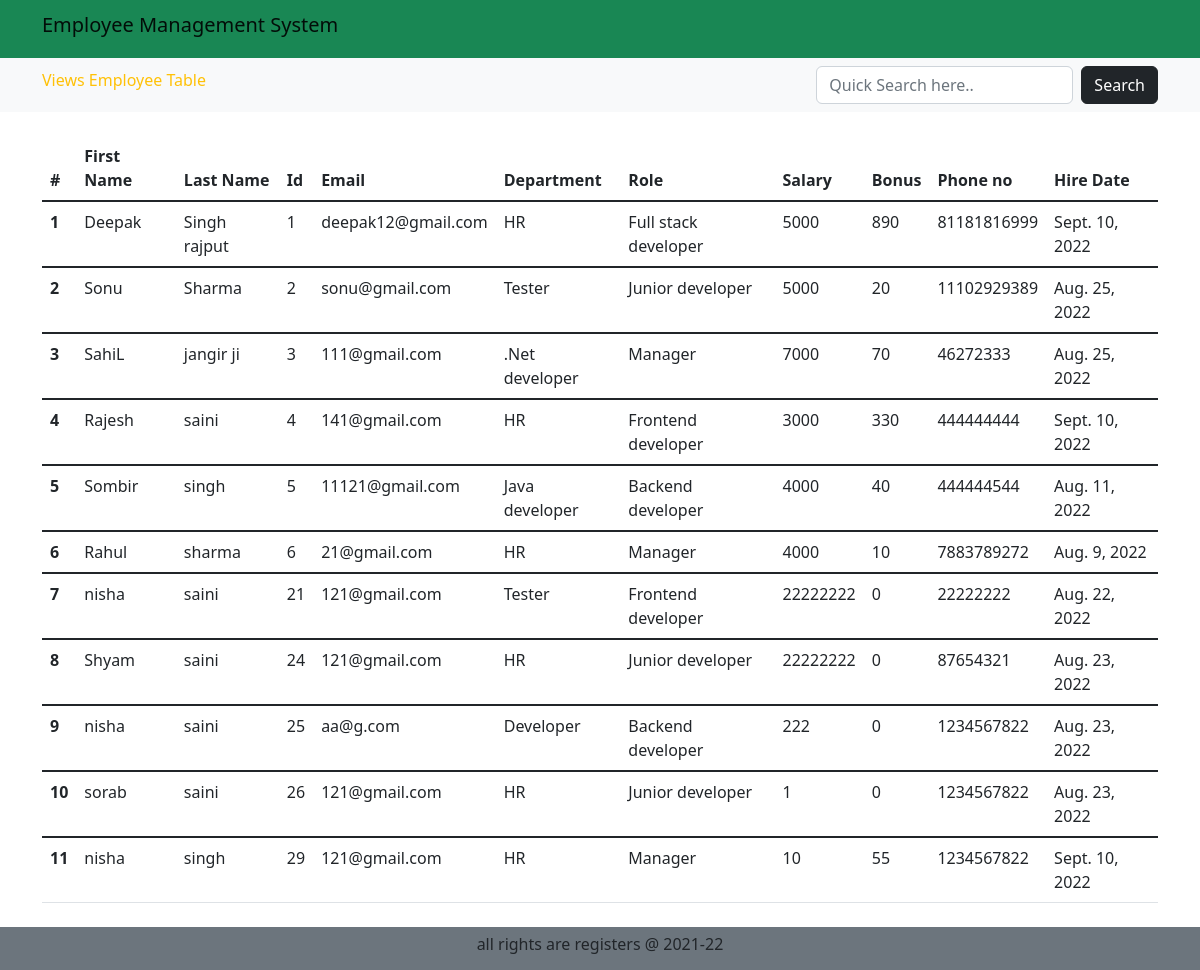
The page /viewEmp on the database its author committed.
### mng_app/models.py (models this page shows, shortened)
class Employee(models.Model):
    emp_id =models.AutoField(primary_key=True)
    first_name = models.CharField(max_length=100,null=False)
    last_name = models.CharField(max_length=100)
    email = models.CharField(max_length=150)
    salary = models.IntegerField(default=0)
    bonus = models.IntegerField(default=0)
    dept = models.ForeignKey(Department, on_delete=models.CASCADE)
    role = models.ForeignKey(Role, on_delete=models.CASCADE)
    phone = models.IntegerField(default=0)
    hire_date = models.DateField()

class Department(models.Model):
    sno =models.AutoField(primary_key=True)
    name = models.CharField(max_length=100,null=False)
    location = models.CharField(max_length=100,)

class Role(models.Model):
    sno =models.AutoField(primary_key=True)
    name = models.CharField(max_length=100,null=False)

### mng_app/views.py (the view)
# urls.py: path('viewEmp', views.viewEmp, name='viewEmp'),
def viewEmp(request):
    emp = Employee.objects.all()
    context = {'emp':emp}
    return render(request,"viewEmp.html",context)

### templates/viewEmp.html (shortened to what this page needs)
{% extends "base.html" %}
{% block heading %} <a href="/viewEmp" class="navbar-brand text-warning"><h6>Views Employee Table</h6></a> {% endblock heading %}
{% block body %}
<div class="container my-4">
  <table class="table">
      <thead>
        <tr>
          <th scope="col">#</th>
          <th scope="col">First Name</th>
          <th scope="col">Last Name</th>
          <th scope="col">Id</th>
          <th scope="col">Email</th>
          <th scope="col">Department</th>
          <th scope="col">Role</th>
          <th scope="col">Salary</th>
          <th scope="col">Bonus</th>
          <th scope="col">Phone no</th>
          <th scope="col">Hire Date</th>
        </tr>
      </thead>
      {% for e in emp %}
      <tbody class="table-group-divider">
        <tr>
          <th scope="row">{{forloop.counter}}</th>
          <td>{{e.first_name}}</td>
          <td>{{e.last_name}}</td>
          <td>{{e.emp_id}}</td>
          <td>{{e.email}}</td>
          <td>{{e.dept.name}}</td>
          <td>{{e.role.name}}</td>
          <td>{{e.salary}}</td>
          <td>{{e.bonus}}</td>
          <td>{{e.phone}}</td>
          <td>{{e.hire_date}}</td>
        </tr>
      </tbody>
      {% endfor %}
    </table>
</div>
{% endblock body%}

### templates/base.html (shortened to what this page needs)
<!doctype html>
<html lang="en">
  <head>
    <link href="https://cdn.jsdelivr.net/npm/bootstrap@5.2.0/dist/css/bootstrap.min.css" rel="stylesheet">
  </head>
    <body>
        <nav class="navbar bg-success">
            <div class="container">
                    <a href="/" class="navbar-brand"><h5>Employee Management System</h5></a>
            </div>
        </nav>
        <nav class="navbar bg-light">
            <div class="container">
                {% block heading %}{% endblock heading %}
                <form class="d-flex" role="search" action="/search" method="post">
                    <input class="form-control me-2" type="search" placeholder="Quick Search here.." aria-label="Search" name="search">
                    <button class="btn btn-dark" type="submit">Search</button>
                </form>
            </div>
        </nav>
       {% block body %}
       {% endblock body %}
    </body>
    <nav class="navbar bg-secondary mt-1">
        <div class="container">
            <p align='center' class="text-danger">
                <h6>all rights are registers @ 2021-22</h6>
            </p>
        </div>
    </nav>
</html>

### rows shown on the page
Employee: first_name "Deepak", last_name "Singh rajput", emp_id "1", email "deepak12@gmail.com", dept.name "HR", role.name "Full stack developer", salary "5000", bonus "890", phone "81181816999", hire_date "Sept. 10, 2022"
Employee: first_name "Sonu", last_name "Sharma", emp_id "2", email "sonu@gmail.com", dept.name "Tester", role.name "Junior developer", salary "5000", bonus "20", phone "11102929389", hire_date "Aug. 25, 2022"
Employee: first_name "SahiL", last_name "jangir ji", emp_id "3", email "111@gmail.com", dept.name ".Net developer", role.name "Manager", salary "7000", bonus "70", phone "46272333", hire_date "Aug. 25, 2022"
Employee: first_name "Rajesh", last_name "saini", emp_id "4", email "141@gmail.com", dept.name "HR", role.name "Frontend developer", salary "3000", bonus "330", phone "444444444", hire_date "Sept. 10, 2022"
Employee: first_name "Sombir", last_name "singh", emp_id "5", email "11121@gmail.com", dept.name "Java developer", role.name "Backend developer", salary "4000", bonus "40", phone "444444544", hire_date "Aug. 11, 2022"
Employee: first_name "Rahul", last_name "sharma", emp_id "6", email "21@gmail.com", dept.name "HR", role.name "Manager", salary "4000", bonus "10", phone "7883789272", hire_date "Aug. 9, 2022"
Employee: first_name "nisha", last_name "saini", emp_id "21", email "121@gmail.com", dept.name "Tester", role.name "Frontend developer", salary "22222222", bonus "0", phone "22222222", hire_date "Aug. 22, 2022"
Employee: first_name "Shyam", last_name "saini", emp_id "24", email "121@gmail.com", dept.name "HR", role.name "Junior developer", salary "22222222", bonus "0", phone "87654321", hire_date "Aug. 23, 2022"
Employee: first_name "nisha", last_name "saini", emp_id "25", email "aa@g.com", dept.name "Developer", role.name "Backend developer", salary "222", bonus "0", phone "1234567822", hire_date "Aug. 23, 2022"
Employee: first_name "sorab", last_name "saini", emp_id "26", email "121@gmail.com", dept.name "HR", role.name "Junior developer", salary "1", bonus "0", phone "1234567822", hire_date "Aug. 23, 2022"
Employee: first_name "nisha", last_name "singh", emp_id "29", email "121@gmail.com", dept.name "HR", role.name "Manager", salary "10", bonus "55", phone "1234567822", hire_date "Sept. 10, 2022"
